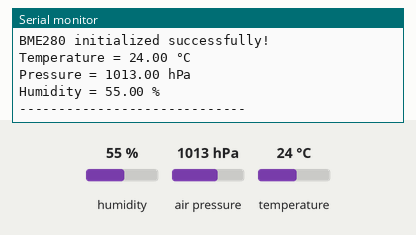
Bench run of a sketch on a simulated ESP32. On the bench: the last lines printed to the serial monitor. The test bench sets the inputs (shaded band); at power-on: humidity 55 %, air pressure 1013 hPa, temperature 24 °C.

Above: at 2.2 s.
2.3 s: humidity set to 22 %
At 4.4 s:
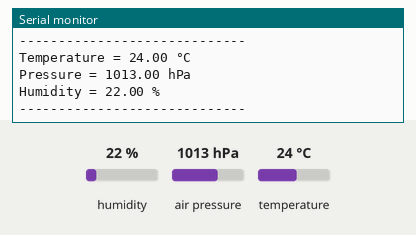
5.0 s: air pressure set to 952 hPa
At 6.0 s:
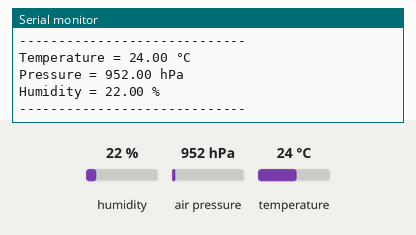

The sketch:

test.ino
```cpp
#include <Wire.h>
#include <Adafruit_Sensor.h>
#include <Adafruit_BME280.h>

#define SDA_PIN 21
#define SCL_PIN 22

Adafruit_BME280 bme;  // I2C

void setup() {
  Serial.begin(115200);
  delay(1000);

  Serial.println("BME280 test (ESP32)");

  // Initialize I2C with chosen pins
  Wire.begin(SDA_PIN, SCL_PIN);

  // Initialize BME280 (0x76 is default with SDO → GND)
  if (!bme.begin(0x76)) {
    Serial.println("Could not find BME280 sensor!");
    Serial.println("Check wiring or try address 0x77.");
    while (1);
  }

  Serial.println("BME280 initialized successfully!");
}

void loop() {
  Serial.print("Temperature = ");
  Serial.print(bme.readTemperature());
  Serial.println(" °C");

  Serial.print("Pressure = ");
  Serial.print(bme.readPressure() / 100.0);  // Pa → hPa
  Serial.println(" hPa");

  Serial.print("Humidity = ");
  Serial.print(bme.readHumidity());
  Serial.println(" %");

  Serial.println("-----------------------------");

  delay(2000);
}
```

Measured:
- after the input at 2.3 s, the serial monitor: prints a new line after 0.71 s (image 1)
- after the input at 5.0 s, the serial monitor: prints a new line at once (image 2)
